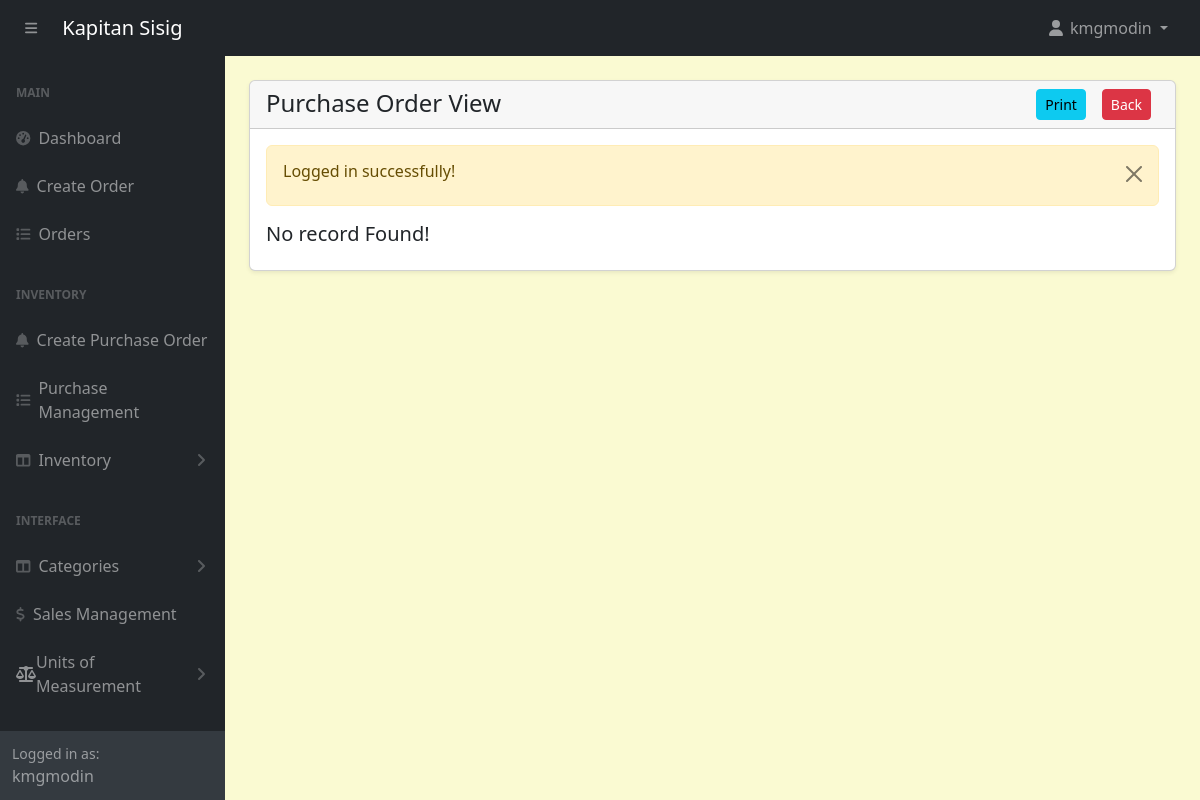
/admin/purchase-orders-view.php?track=000001 (signed in), run on an earlier commit of the app's database.
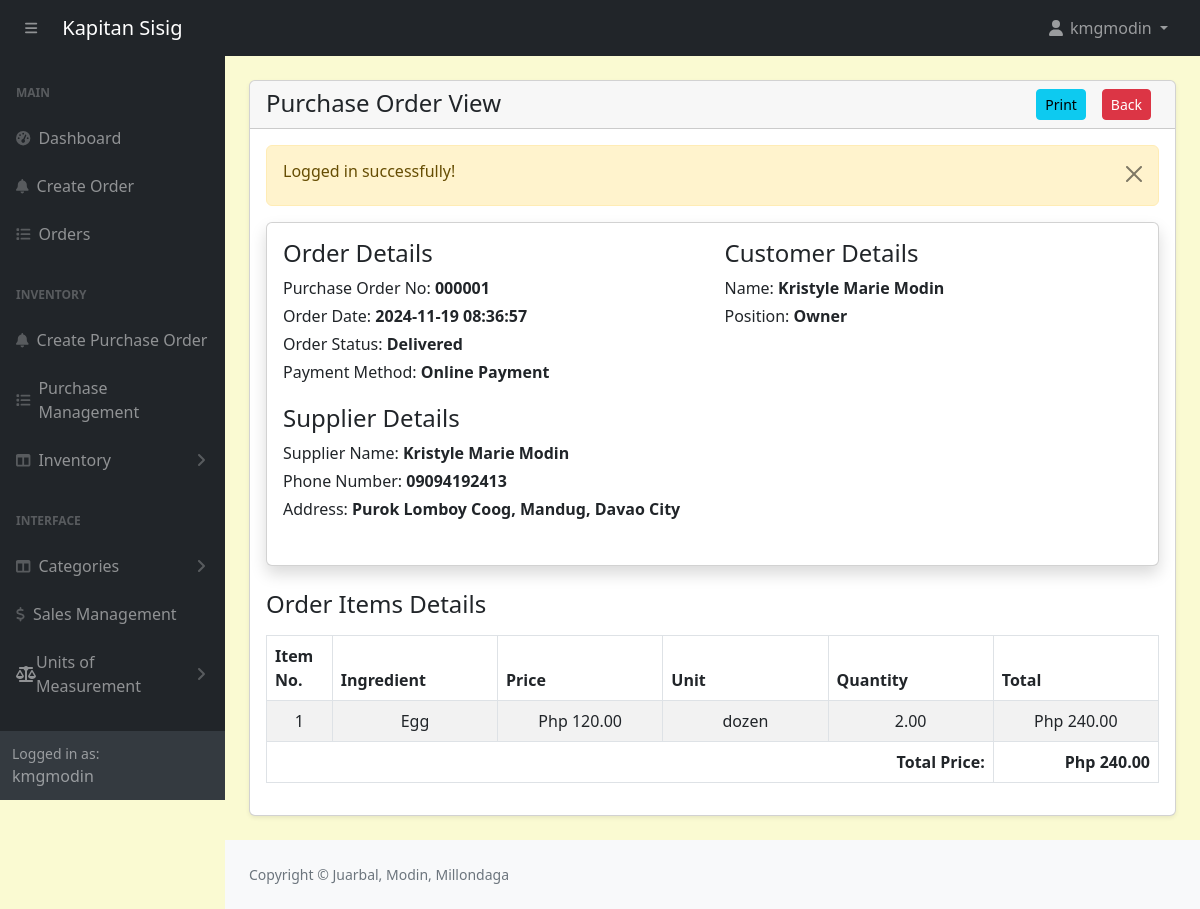
And on a later commit of the database.
### tables this page shows
CREATE TABLE `purchaseorders` (
  `id` int(11) NOT NULL,
  `customer_id` int(11) NOT NULL,
  `tracking_no` varchar(100) NOT NULL,
  `invoice_no` varchar(100) NOT NULL,
  `total_amount` varchar(100) NOT NULL,
  `order_date` datetime NOT NULL,
  `order_status` varchar(100) NOT NULL,
  `ingPayment_mode` varchar(100) NOT NULL,
  `order_placed_by_id` varchar(100) NOT NULL,
  `supplierName` varchar(100) NOT NULL
);

CREATE TABLE `suppliers` (
  `id` int(11) NOT NULL,
  `firstname` varchar(191) NOT NULL,
  `lastname` varchar(191) NOT NULL,
  `phonenumber` varchar(191) NOT NULL,
  `address` varchar(191) NOT NULL
);

CREATE TABLE `ingredients_items` (
  `id` int(11) NOT NULL,
  `order_id` int(11) NOT NULL,
  `ingredient_id` int(11) NOT NULL,
  `unit_id` int(11) NOT NULL,
  `price` decimal(10,2) NOT NULL,
  `quantity` decimal(10,2) NOT NULL
);

CREATE TABLE `ingredients` (
  `id` int(11) NOT NULL,
  `name` varchar(191) NOT NULL,
  `unit_id` int(11) NOT NULL,
  `category` varchar(191) NOT NULL,
  `quantity` decimal(10,2) NOT NULL,
  `reorder_point` decimal(10,2) NOT NULL
);

CREATE TABLE `units_of_measure` (
  `id` int(11) NOT NULL,
  `category_id` int(11) DEFAULT NULL,
  `uom_name` varchar(255) DEFAULT NULL,
  `type` enum('reference','bigger','smaller') DEFAULT NULL,
  `ratio` decimal(10,5) DEFAULT NULL,
  `active` tinyint(1) DEFAULT 1,
  `rounding_precision` decimal(10,5) DEFAULT NULL
);

### admin/purchase-orders-view.php (the view, shortened to what the changed rows need)
<?php include('includes/header.php'); ?>
<div class="container-fluid px-4 pb-4">
    <div class="card mt-4 shadow-sm">
        <div class="card-body">
        <?php
        if(isset($_GET['track'])){
                ?>
                <?php
            $trackingNo = validate($_GET['track']);
            $query = "SELECT po.*, a.* FROM purchaseOrders po, admins a WHERE
                        a.id = po.customer_id AND tracking_no='$trackingNo'
                        ORDER BY po.id DESC";
            $orders = mysqli_query($conn, $query);
            if($orders){
                if(mysqli_num_rows($orders) > 0){
                    $orderData = mysqli_fetch_assoc($orders);
                    $supplierName = $orderData['supplierName'];
                    $supplier = mysqli_query($conn, "SELECT * FROM suppliers WHERE id = '$supplierName' LIMIT 1");
                    $supplierData = mysqli_fetch_assoc($supplier);
                    ?>
                    <div class="card card-body shadow border-1 mb-4 ">
                        <div class="row">
                            <div class="col-md-6">
                                <h4>Order Details</h4>
                                <label class="mb-1">
                                    Purchase Order No: <span class="fw-bold"><?= htmlspecialchars($orderData['tracking_no'], ENT_QUOTES, 'UTF-8'); ?></span>
                                </label>
                                <br/>
                                <label class="mb-1">
                                    Order Date: <span class="fw-bold"><?= htmlspecialchars($orderData['order_date'], ENT_QUOTES, 'UTF-8'); ?></span>
                                </label>
                                <br/>
                                <label class="mb-1">
                                    Order Status: <span class="fw-bold"><?= htmlspecialchars($orderData['order_status'], ENT_QUOTES, 'UTF-8'); ?></span>
                                </label>
                                <br/>
                                <label class="mb-1">
                                    Payment Method: <span class="fw-bold"><?= htmlspecialchars($orderData['ingPayment_mode'], ENT_QUOTES, 'UTF-8'); ?></span>
                                </label>
                                <br/>
                            </div>
                            <div class="col-md-6">
                                <h4>Customer Details</h4>
                                <label class="mb-1">
                                    Name: <span class="fw-bold"><?= htmlspecialchars($orderData['firstname'], ENT_QUOTES, 'UTF-8'); ?> <?= htmlspecialchars($orderData['lastname'], ENT_QUOTES, 'UTF-8'); ?></span>
                                </label>
                                <br/>
                                <label class="mb-1">
                                    Position:
                                    <span class="fw-bold">
                                        <?= $orderData['position'] == 1 ? 'Owner' : 'Employee'?>
                                    </span>
                                </label>
                                <br/>
                                <br/>
                            </div>
                            <div class="col-md-6 pt-3">
                                <h4>Supplier Details</h4>
                                <label class="mb-1">
                                    Supplier Name: <span class="fw-bold"><?= htmlspecialchars($supplierData['firstname'], ENT_QUOTES, 'UTF-8'); ?> <?= htmlspecialchars($supplierData['lastname'], ENT_QUOTES, 'UTF-8'); ?></span>
                                </label>
                                <br/>
                                <label class="mb-1">
                                    Phone Number: <span class="fw-bold"><?= htmlspecialchars($supplierData['phonenumber'], ENT_QUOTES, 'UTF-8'); ?></span>
                                </label>
                                <br/>
                                <label class="mb-1">
                                    Address: <span class="fw-bold"><?= htmlspecialchars($supplierData['address'], ENT_QUOTES, 'UTF-8'); ?></span>
                                </label>
                                <br/>
                                <br/>
                            </div>
                        </div>
                    </div>
                    <?php
                       $orderItemQuery = "
                       SELECT
                           ii.quantity as orderItemQuantity,
                           ii.price as orderItemPrice,
                           i.name as ingredientName,
                           uom.uom_name as unit_name
                       FROM purchaseOrders po
                       JOIN ingredients_items ii ON ii.order_id = po.id
                       JOIN ingredients i ON i.id = ii.ingredient_id
                       JOIN units_of_measure uom ON uom.id = ii.unit_id
                       WHERE po.tracking_no = '$trackingNo'
                        ";
                        $orderItemsRes = mysqli_query($conn, $orderItemQuery);
                        $i = 1;
                        if($orderItemsRes){
                            if(mysqli_num_rows($orderItemsRes) > 0){
                                $totalAmount = 0;
                                ?>
                                    <h4 class="my-3">Order Items Details</h4>
                                    <table class="table table-bordered table-striped">
                                        <thead>
                                            <tr>
                                                <th>Item No. </th>
                                                <th>Ingredient</th>
                                                <th>Price</th>
                                                <th>Unit</th>
                                                <th>Quantity</th>
                                                <th>Total</th>
                                            </tr>
                                        </thead>
                                        <tbody>
                                            <?php while($orderItemRow = mysqli_fetch_assoc($orderItemsRes)): ?>
                                                <tr>
                                                    <td width="5%" class=" text-center">
                                                        <?= $i++; ?>
                                                    </td>
                                                    <td width="15%" class=" text-center">
                                                        <?= $orderItemRow['ingredientName'];?>
                                                    </td>
                                                    <td width="15%" class="text-center">
                                                        Php <?= number_format($orderItemRow['orderItemPrice'], 2); ?>
                                                    </td>
                                                    <td width="15%" class=" text-center">
                                                        <?= $orderItemRow['unit_name'];?>
                                                    </td>
                                                    <td width="15%" class="text-center">
                                                        <?= $orderItemRow['orderItemQuantity']; ?>
                                                    </td>
                                                    <td width="15%" class="text-center">
                                                        Php <?= number_format($orderItemRow['orderItemPrice'] * $orderItemRow['orderItemQuantity'], 2); ?>
                                                    </td>
                                                </tr>
                                                <?php $totalAmount += $orderItemRow['orderItemPrice'] * $orderItemRow['orderItemQuantity']; ?>
                                            <?php endwhile; ?>
                                            <tr>
                                                <td colspan="5" class="text-end fw-bold">Total Price: </td>
                                                <td colspan="1" class="text-end fw-bold">Php <?= number_format($totalAmount, 2); ?></td>
                                            </tr>
                                        </tbody>
                                    </table>
                                <?php
                            }else{
                                echo ' <h5>No record Found!</h5>';
                                return false;
                            }
                        }else{
                            echo ' <h5>No record Found!</h5>';
                            return false;
                        }
                    ?>
                    <?php
                }else{
                    echo ' <h5>No record Found!</h5>';
                    return false;
                }
            }else{
                echo ' <h5>Something Went Wrong!</h5>';
            }
        }
        ?>
        </div>
    </div>
</div>
<?php include('includes/footer.php'); ?>

### admin/includes/footer.php (shortened to what the changed rows need)
</main>
                <footer class="py-4 bg-light mt-auto">
                    <div class="container-fluid px-4">
                        <div class="d-flex align-items-center justify-content-between small">
                            <div class="text-muted">Copyright &copy; Juarbal, Modin, Millondaga</div>
                        </div>
                    </div>
                </footer>
            </div>
        </div>
    </body>
</html>

What changed in the data, as far as the page shows it:
added purchaseorders: tracking_no "000001", order_date "2024-11-19 08:36:57", order_status "Delivered", ingPayment_mode "Online Payment", admins.firstname "Kristyle Marie", admins.lastname "Modin"
now on this page (row edited): suppliers: firstname "Kristyle Marie", lastname "Modin", phonenumber "09094192413", address "Purok Lomboy Coog, Mandug, Davao City"
now on this page (row edited): ingredients_items: ingredient.name "Egg", price "120.00", units_of_measure.uom_name "dozen", quantity "2.00", $orderItemRow['orderItemPrice'] * $orderItemRow['orderItemQuantity'] "240.00"
Also different on the page:
$totalAmount: (not shown) → "240.00"
text no longer shown: "No record Found!"
text now shown: "Order Details Purchase Order No: Order Date: Order Status: Payment Method: Customer Details Name: Position: Owner Supplier Details Supplier Name: Phone Number: Address: Order Items Details Item No. Ingredient Price Unit Quantity Total Total Price: Php Copyright © Juarbal, Modin, Millondaga"
